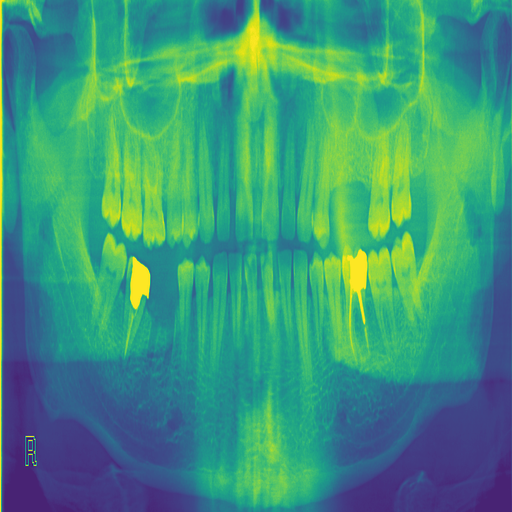
#> input picture original.png, 512 x 512 px, found by its file name
$ jupyter execute --allow-errors inf573_main.ipynb   (shell and % lines are left out)   (older library calls are emulated)
#> lines starting #> are read from the running program, lines starting #| are printed output that depends on the picture; after the words box and inside, x2 and y2 are one past the last pixel; in counts of white or black regions, pixels touching at a corner belong together; pictures that were not available may be replaced by others from this repository, and a replacement may not be noted
# Teeth Segmentation Using U-Net

[cell 1]
from google.colab import drive
drive.mount('/content/drive')

[cell 2]
import sys
sys.path.append("/content/teeth-xray-detect")
%cd /content/teeth-xray-detect

## Downloading Dataset

[cell 3]
import requests
from zipfile import ZipFile
from io import BytesIO
import os

def download_dataset(save_path):
    r = requests.get("https://prod-dcd-datasets-cache-zipfiles.s3.eu-west-1.amazonaws.com/hxt48yk462-1.zip")
    print("Downloading...")
    z = ZipFile(BytesIO(r.content))
    z.extractall(save_path)
    print("Completed...")

path = "/content/Data"
if os.path.exists(path+'/DentalPanoramicXrays.zip') == False:
  download_dataset(path+'/')
#> (the call stopped at in download_dataset, `r = requests.get("https://prod-dcd-datasets-cache-zipfiles.s3.eu-west-..`: the network is not available in this run)

## Preparing Images + Mask

[cell 4]
import numpy as np
from PIL import Image
from natsort import natsorted

def convert_one_channel(img):
    if len(img.shape)>2:
        img=img[:,:,0]
        return img
    else:
        return img

def pre_images(resize_shape,path,include_zip):
    if include_zip==True:
        ZipFile(path+"/DentalPanoramicXrays.zip").extractall(path)
        path=path+'/Images/'
    dirs=natsorted(os.listdir(path))
    sizes=np.zeros([len(dirs),2])
    images=img=Image.open(path+dirs[0])
    sizes[0,:]=images.size
    images=(images.resize((resize_shape),Image.ANTIALIAS))
    images=convert_one_channel(np.asarray(images))
    for i in range (1,len(dirs)):
        img=Image.open(path+dirs[i])
        sizes[i,:]=img.size
        img=img.resize((resize_shape),Image.ANTIALIAS)
        img=convert_one_channel(np.asarray(img))
        images=np.concatenate((images,img))
    images=np.reshape(images,(len(dirs),resize_shape[0],resize_shape[1],1))
    return images,sizes

#> (the rest of this cell did not finish here and is left out)

[cell 5]
import sys
script_dir=os.path.abspath(os.path.dirname(sys.argv[0]))
default_path=script_dir+'/Original_Masks/'

def convert_one_channel(img):
    if len(img.shape)>2:
        img=img[:,:,0]
        return img
    else:
        return img

def pre_masks(resize_shape=(512,512),path=default_path):
    ZipFile(path+"/Orig_Masks.zip").extractall(path+'/Masks/')
    path=path+'/Masks/'
    dirs=natsorted(os.listdir(path))
    masks=img=Image.open(path+dirs[0])
    masks=(masks.resize((resize_shape),Image.ANTIALIAS))
    masks=convert_one_channel(np.asarray(masks))
    for i in range (1,len(dirs)):
        img=Image.open(path+dirs[i])
        img=img.resize((resize_shape),Image.ANTIALIAS)
        img=convert_one_channel(np.asarray(img))
        masks=np.concatenate((masks,img))
    masks=np.reshape(masks,(len(dirs),resize_shape[0],resize_shape[1],1))
    return masks

default_path=script_dir+'/Custom_Masks/'

def pre_splitted_masks(path=default_path):
    ZipFile(path+"/splitted_masks.zip").extractall(path+'/Masks/')
    path=path+'/Masks/'
    dirs=natsorted(os.listdir(path))
    masks=img=Image.open(path+dirs[0])
    masks=convert_one_channel(np.asarray(masks))
    for i in range (1,len(dirs)):
        img=Image.open(path+dirs[i])
        img=convert_one_channel(np.asarray(img))
        masks=np.concatenate((masks,img))
    masks=np.reshape(masks,(len(dirs),512,512,1))
    return masks

#> (the rest of this cell did not finish here and is left out)

#> (a cell that did not finish here is left out)

#> (a cell that did not finish here is left out)

## Data Augmentation

[cell 8]
import cv2
import albumentations as A

#> (the rest of this cell did not finish here and is left out)

[cell 9]
#picture + mask
import random
import matplotlib.pyplot as plt
ind = random.randint(0, 105)
print(ind)
#> (the rest of this cell did not finish here and is left out)

## U-Net Architecture

[cell 10]
import tensorflow as tf
#> (the rest of this cell did not finish here and is left out)

## Model Training

#> (a cell that did not finish here is left out)

## Predictions

#> (a cell that did not finish here is left out)

Evaluation

[cell 13]
from sklearn.metrics import f1_score
import numpy as np
#> (the rest of this cell did not finish here and is left out)

[cell 14]
plt.subplot(1, 2, 1)
plt.title("Original Image")
#> (the rest of this cell did not finish here and is left out)

## Postprocessing and generating masks + detection

[cell 15]
import cv2
import numpy as np
import matplotlib.pyplot as plt

background = cv2.imread('/content/original.png', cv2.IMREAD_GRAYSCALE)
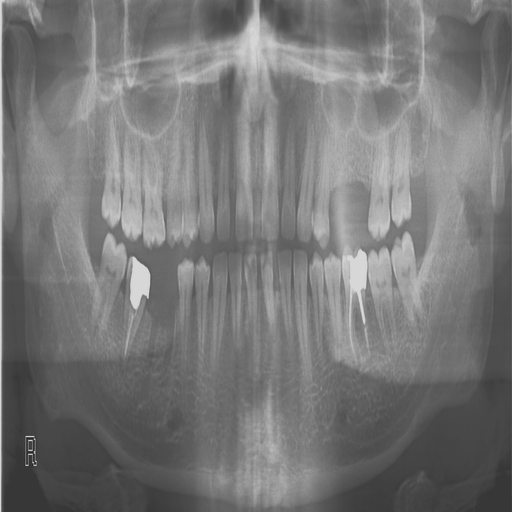
#> background: shape (512, 512); min 30, max 215, mean 119.3
image = cv2.imread('/content/predict.png', cv2.IMREAD_GRAYSCALE)

# Gaussian blur to reduce noise
blurred = cv2.GaussianBlur(image, (5, 5), 0)

# Laplacian sharpening
sharpened = cv2.addWeighted(blurred, 1.5, image, -0.5, 0)

optimal_threshold = 0
max_teeth_count = 0

for threshold_value in range(150, 255, 1):
    _, thresholded = cv2.threshold(sharpened, threshold_value, 255, cv2.THRESH_BINARY)

    kernel = np.ones((3, 3), np.uint8)
    dilated = cv2.dilate(thresholded, kernel, iterations=1)
    eroded = cv2.erode(dilated, kernel, iterations=1)

    contours, hierarchy = cv2.findContours(eroded, cv2.RETR_EXTERNAL, cv2.CHAIN_APPROX_SIMPLE)

    min_contour_area = 200
    contours = [cnt for cnt in contours if cv2.contourArea(cnt) > min_contour_area]

    teeth_count = len(contours)

    if teeth_count > max_teeth_count:
        max_teeth_count = teeth_count
        optimal_threshold = threshold_value
#> this loop made 105 passes
#> teeth_count on passes 1 to 12: 12, 13, 12, 12, 13, 14, 13, 14, 14, 12, 12, 11
#> pass 1, `_, thresholded = cv2.threshold(sharpened, threshold_value, 255, cv2.TH..`:
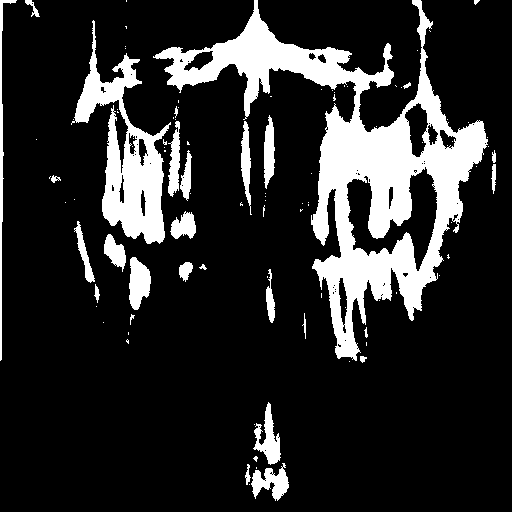
#> thresholded: shape (512, 512); 16.8% white; 99 white regions (71 under 20 px), largest, box (x1, y1, x2, y2) and area: (153, 0, 488, 361) 28730, (71, 20, 171, 244) 7490, (0, 0, 17, 361) 916
#> pass 1, `dilated = cv2.dilate(thresholded, kernel, iterations=1)`:
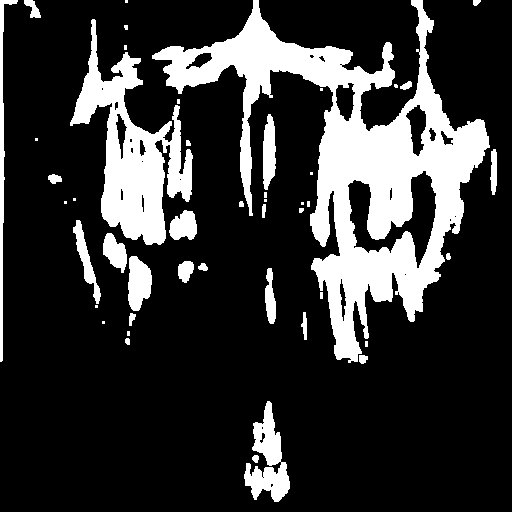
#> dilated: shape (512, 512); 20.6% white; 46 white regions (18 under 20 px), largest, box (x1, y1, x2, y2) and area: (152, 0, 490, 363) 34228, (70, 19, 193, 245) 10423, (244, 401, 290, 502) 2244
#> pass 1, `eroded = cv2.erode(dilated, kernel, iterations=1)`:
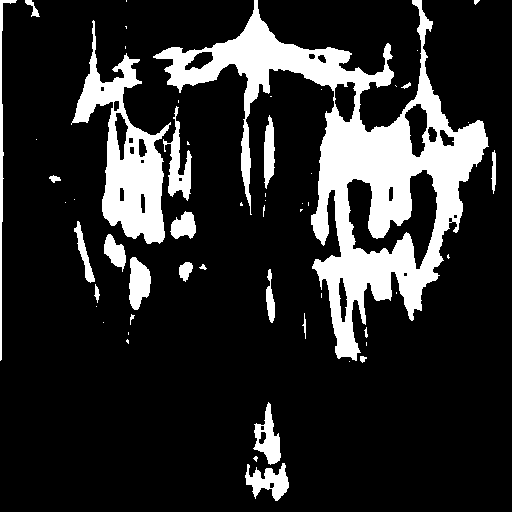
#> eroded: shape (512, 512); 17.2% white; 55 white regions (32 under 20 px), largest, box (x1, y1, x2, y2) and area: (153, 0, 489, 361) 29824, (71, 20, 171, 244) 7711, (163, 106, 192, 201) 1030
#> after the loop: dilated: shape (512, 512); every value is 0
#> after the loop, max_teeth_count = 14; optimal_threshold = 155

_, optimal_thresholded = cv2.threshold(sharpened, optimal_threshold, 255, cv2.THRESH_BINARY)
#> optimal_thresholded: shape (512, 512); 13.3% white; 90 white regions (61 under 20 px), largest, box (x1, y1, x2, y2) and area: (313, 109, 484, 360) 15812, (155, 0, 393, 115) 6310, (76, 22, 167, 244) 6129

# morphological operations (dilation and erosion) to the optimal thresholded image
kernel = np.ones((3, 3), np.uint8)
optimal_dilated = cv2.dilate(optimal_thresholded, kernel, iterations=1)
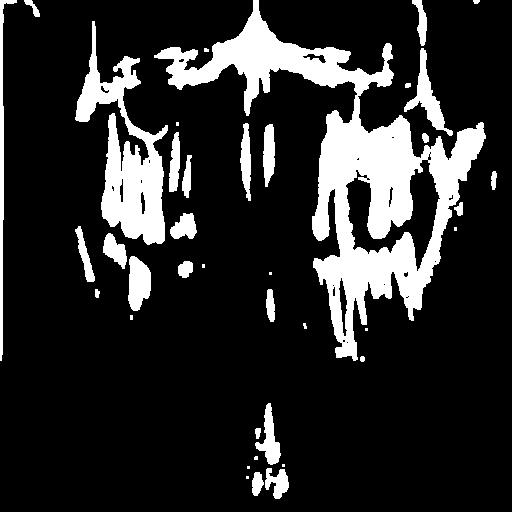
#> optimal_dilated: shape (512, 512); 16.8% white; 39 white regions (12 under 20 px), largest, box (x1, y1, x2, y2) and area: (154, 0, 486, 361) 26845, (75, 21, 168, 245) 7739, (0, 0, 17, 361) 1257
optimal_eroded = cv2.erode(optimal_dilated, kernel, iterations=1)
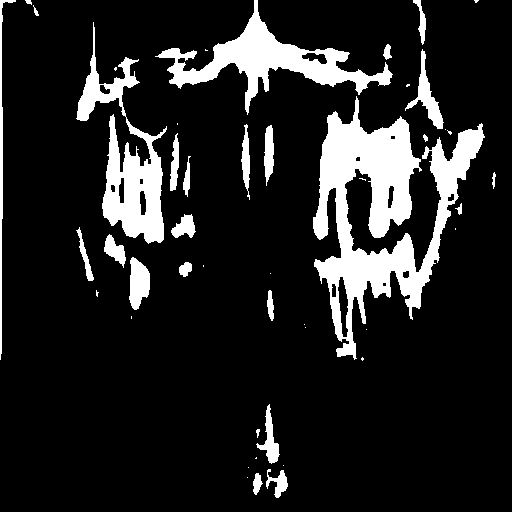
#> optimal_eroded: shape (512, 512); 13.7% white; 47 white regions (21 under 20 px)

# contours with external retrieval mode on the optimal thresholded image
optimal_contours, _ = cv2.findContours(optimal_eroded, cv2.RETR_EXTERNAL, cv2.CHAIN_APPROX_SIMPLE)
#> optimal_contours = 47 contours, 25 with area under 20; largest, box (x1, y1, x2, y2) and area: (313, 96, 485, 360) 16205, (76, 22, 167, 244) 6164, (155, 0, 393, 115) 6120, (129, 257, 150, 310) 729, (405, 49, 444, 129) 711

# filter contours based on area
optimal_contours = [cnt for cnt in optimal_contours if cv2.contourArea(cnt) > min_contour_area]
#> optimal_contours = 14 contours; largest, box (x1, y1, x2, y2) and area: (313, 96, 485, 360) 16205, (76, 22, 167, 244) 6164, (155, 0, 393, 115) 6120, (129, 257, 150, 310) 729, (405, 49, 444, 129) 711

contour_image = np.zeros_like(background)
cv2.drawContours(contour_image, optimal_contours, -1, (255, 255, 255), 2)
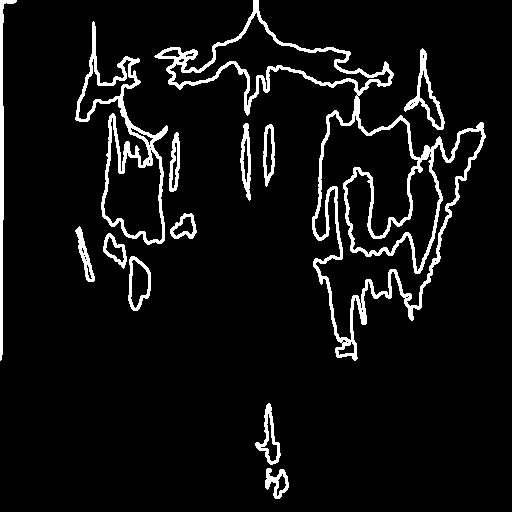
#> contour_image: shape (512, 512); 6.7% white; 13 white regions, largest, box (x1, y1, x2, y2) and area: (154, 0, 486, 361) 9144, (75, 21, 168, 245) 3115, (0, 0, 17, 361) 1255
output_image = cv2.addWeighted(background, 0.5, contour_image, 0.5, 0)
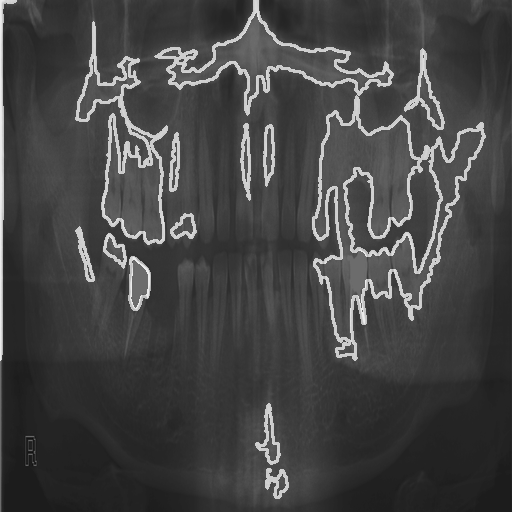
#> output_image: shape (512, 512); min 15, max 235, mean 68.2

rectangle_image = np.stack([background, background, background], axis=-1)
rectangle_image = cv2.addWeighted(rectangle_image, 0.3, rectangle_image, 0.4, 0)
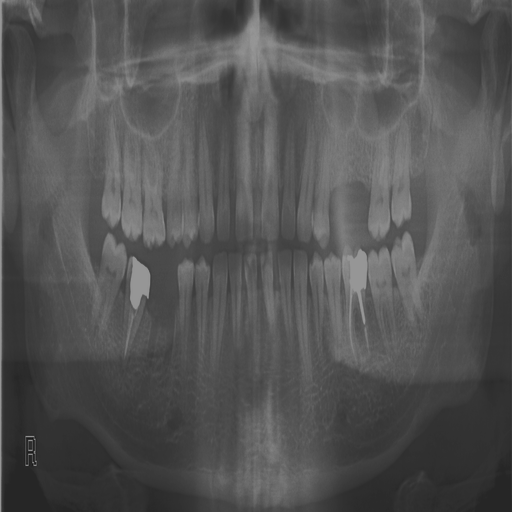
#> rectangle_image: shape (512, 512, 3); min 21, max 150, mean 83.5

for i, cnt in enumerate(optimal_contours):
    x, y, w, h = cv2.boundingRect(cnt)
    center_x, center_y = x + w // 2, y + h // 2

    # expand the rectangle by 1.1 times its original size relative to its center (in case it didn't fit the tooth)
    new_w = int(w * 1.1)
    new_h = int(h * 1.1)
    x = max(0, center_x - new_w // 2)
    y = max(0, center_y - new_h // 2)

    # different color for each rectangle
    color = (np.random.randint(0, 256), np.random.randint(0, 256), np.random.randint(0, 256))
    cv2.rectangle(rectangle_image, (x, y), (x + new_w, y + new_h), color, 2)
#> this loop made 14 passes
#> (w, h, center_x, center_y, new_w, new_h) on passes 1 to 12: (22, 29, 277, 483, 24, 31), (24, 60, 268, 434, 26, 66), (21, 53, 139, 283, 23, 58), (22, 34, 115, 251, 24, 37), (18, 54, 85, 254, 19, 59), (25, 24, 183, 226, 27, 26), (9, 58, 174, 162, 9, 63), (10, 61, 269, 155, 11, 67), (9, 76, 245, 162, 9, 83), (172, 264, 399, 228, 189, 290), (39, 80, 424, 89, 42, 88), (91, 222, 121, 133, 100, 244)
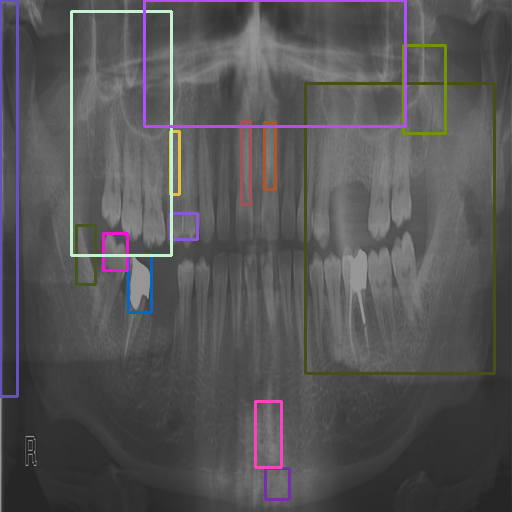
#> rectangle_image: shape (512, 512, 3); 5.04% of pixels changed, all inside (x1, y1, x2, y2) = (0, 0, 496, 501); drawn as B, G, R

plt.figure(figsize=(15, 5))

plt.subplot(141), plt.imshow(background, cmap='gray')
plt.title('Original Image'), plt.xticks([]), plt.yticks([])

plt.subplot(142), plt.imshow(optimal_thresholded, cmap='gray')
plt.title(f'Optimal Thresholded Image (Threshold: {optimal_threshold})'), plt.xticks([]), plt.yticks([])

plt.subplot(143), plt.imshow(output_image, cmap='gray')
plt.title(f'Contours on Image\nTeeth Count: {max_teeth_count}'), plt.xticks([]), plt.yticks([])

plt.subplot(144), plt.imshow(rectangle_image)
plt.title(f'Rectangles on Image\nTeeth Count: {max_teeth_count}'), plt.xticks([]), plt.yticks([])
plt.show()

print(f"Optimal Threshold: {optimal_threshold}")
#| Optimal Threshold: 155
print(f"Number of Teeth: {max_teeth_count}")
#| Number of Teeth: 14
